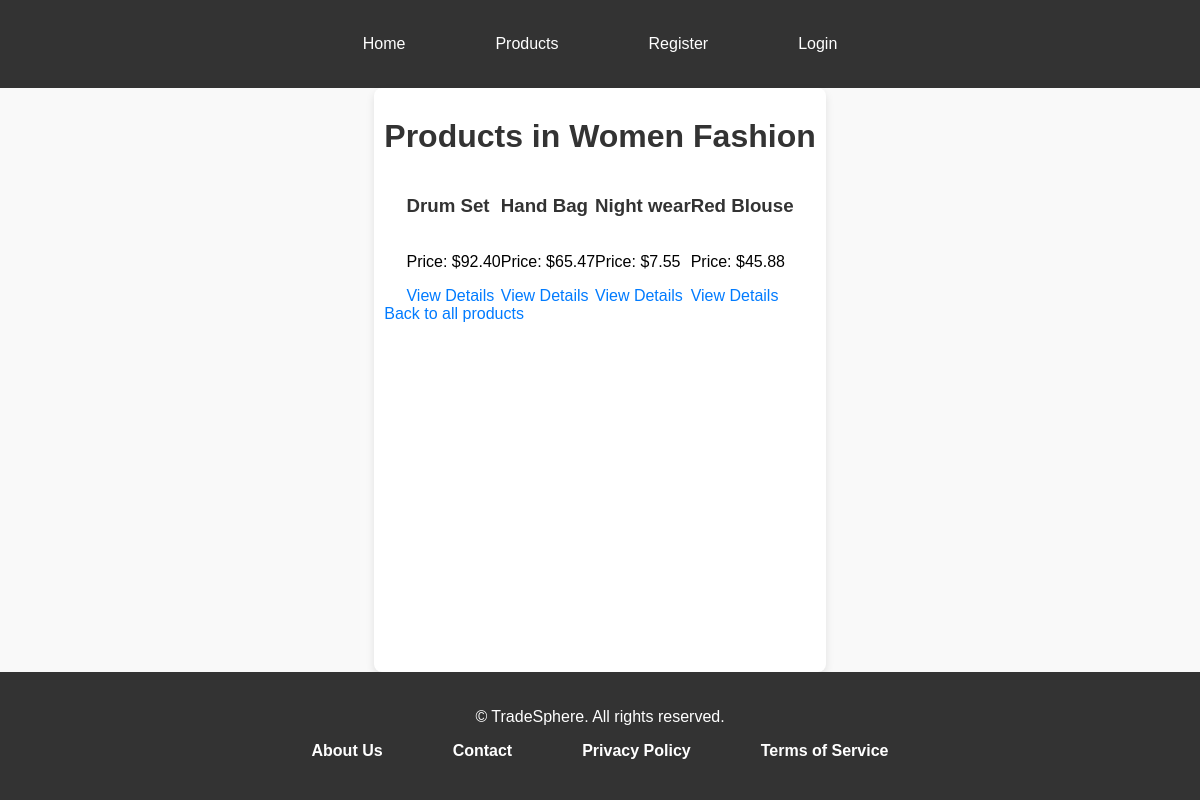
Page /category/11/ on the committed database.
### marketplace/models.py (models this page shows, shortened)
class Category(models.Model):
    name = models.CharField(max_length=255, unique=True)
    description = models.TextField(blank=True)

class Product(models.Model):
    vendor = models.ForeignKey(Vendor, on_delete=models.CASCADE, related_name='products')
    category = models.ForeignKey(Category, on_delete=models.CASCADE, related_name='products')
    name = models.CharField(max_length=255)
    description = models.TextField()
    price = models.DecimalField(max_digits=10, decimal_places=2)
    image = models.ImageField(upload_to='products/', blank=True, null=True)
    created_at = models.DateTimeField(auto_now_add=True)
    updated_at = models.DateTimeField(auto_now=True)

### marketplace/views.py (the view)
# urls.py: path('category/<int:category_id>/', views.category_products, name='category_products'),
def category_products(request, category_id):
    category = get_object_or_404(Category, id=category_id)
    products = category.products.all()
    return render(request, 'marketplace/category_products.html', {'category': category, 'products': products})

### templates/marketplace/category_products.html (shortened to what this page needs)
{% extends 'marketplace/base.html' %}
{% block content %}
<h1>Products in {{ category.name }}</h1>
<ul>
    {% for product in products %}
        <li>
            <h3>{{ product.name }}</h3>
            <p>Price: ${{ product.price }}</p>
            <a href="{% url 'product_detail' product.id %}">View Details</a>
        </li>
    {% empty %}
        <li>No products found in this category.</li>
    {% endfor %}
</ul>
<a href="{% url 'products' %}">Back to all products</a>
{% endblock %}

### static/css/style.css (style rules this page uses)
body { font-family: Arial, sans-serif; margin: 0; padding: 0; background-color: #f9f9f9; height: 100vh; overflow-y: auto; display: flex; flex-direction: column; }
h1, h2, h3 { color: #333; margin: 0; padding: 20px 0; }
a { text-decoration: none; color: #007bff; }
ul { list-style-type: none; padding: 0; margin: 0; display: flex; flex-wrap: wrap; justify-content: center; }

### rows in the picture
Category: name "Women Fashion"
Product: name "Drum Set", price "92.40"
Product: name "Hand Bag", price "65.47"
Product: name "Night wear", price "7.55"
Product: name "Red Blouse", price "45.88"
